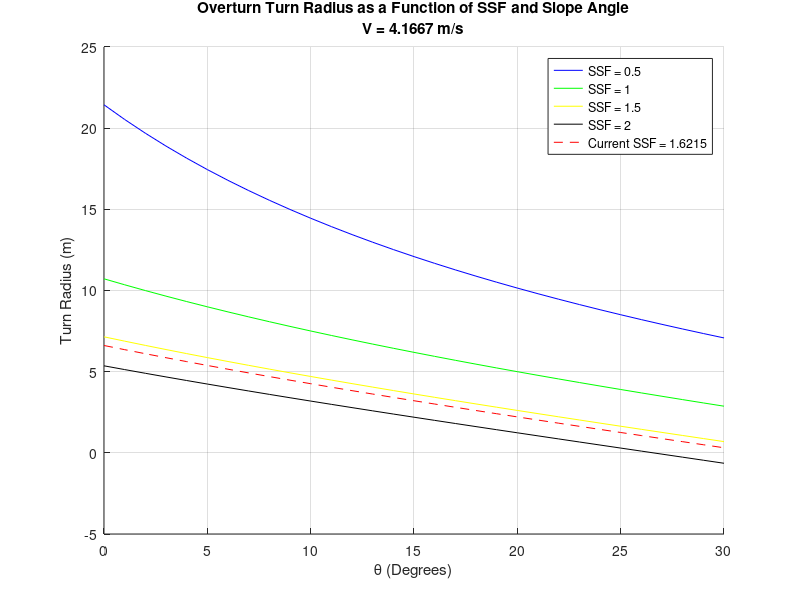
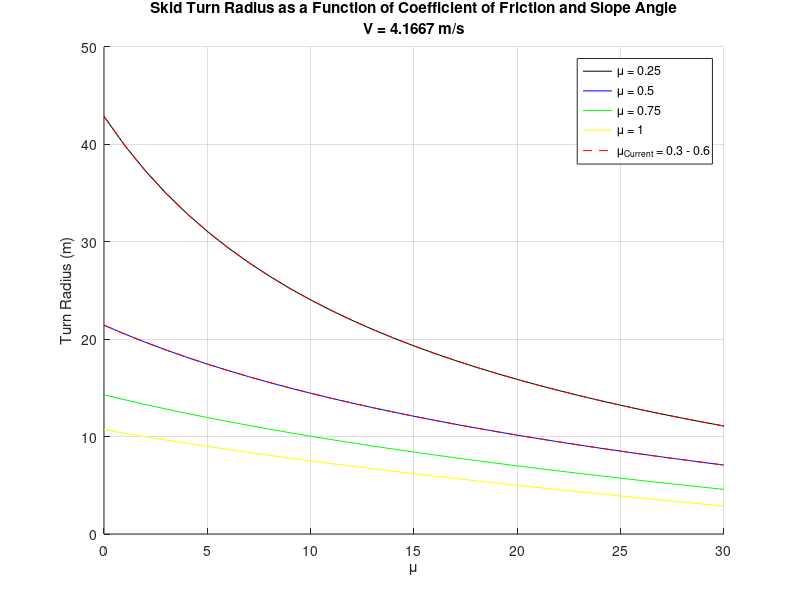

MATLAB code to generate these figures, in order:
%Overturning vs Skidding
%By: Braden Rothwell
clear; close all;


SSF = [0.5:0.5:2]; %static stability factor (d/2h)
theta = [0:1:30]; %degrees
mu = [0.25:0.25:1];

v = 4.16667; %m/s
g = 1.62; %m/s^2

SSFcurrent = 2/(2*0.616727)
mucurrent = [0.3,0.6]


%Banked Overturning

for i=1:length(SSF)
    for j=1:length(theta)
          r1(i,j) = (((v^2)/g)*((1-(SSF(i)*tand(theta(j))))/(tand(theta(j))+SSF(i))));
          r1current(j) = ((v^2)/g)*(((1/SSFcurrent)-tand(theta(j)))/(((1/SSFcurrent)*tand(theta(j)))+1));
    end
end

%Skidding
for i=1:length(mu)
    for j = 1:length(theta)
        r2(i,j) = ((v^2)/g)*((1-(mu(i)*tand(theta(j))))/(mu(i)+tand(theta(j))));
    end
end
for i=1:length(mucurrent)
    for j = 1:length(theta)
        r2current(i,j) = ((v^2)/g)*((1-(mu(i)*tand(theta(j))))/(mu(i)+tand(theta(j))));
    end
end

figure(1);
hold on;
plot(theta,r1(1,:),'b');
plot(theta,r1(2,:),'g');
plot(theta,r1(3,:),'y');
plot(theta,r1(4,:),'k');
plot(theta,r1current,'r--');
legend(['SSF = ' num2str(SSF(1))],['SSF = ' num2str(SSF(2))],...
    ['SSF = ' num2str(SSF(3))],['SSF = ' num2str(SSF(4))],...
    ['Current SSF = ' num2str(SSFcurrent)]);
title({['Overturn Turn Radius as a Function of SSF and Slope Angle'];...
    ['V = ' num2str(v) ' m/s']});
xlabel('\theta (Degrees)');
ylabel('Turn Radius (m)');
grid on;
hold off;

figure(2);
hold on;
plot(theta,r2(1,:),'k');
plot(theta,r2(2,:),'b');
plot(theta,r2(3,:),'g');
plot(theta,r2(4,:),'y');
plot(theta,r2current(1,:),'r--');
plot(theta,r2current(2,:),'r--');
legend(['\mu = ' num2str(mu(1))],['\mu = ' num2str(mu(2))],...
    ['\mu = ' num2str(mu(3))],['\mu = ' num2str(mu(4))],...
    ['\mu_C_u_r_r_e_n_t = ' num2str(mucurrent(1)) ' - ' num2str(mucurrent(2))]);
title({['Skid Turn Radius as a Function of Coefficient of Friction and Slope Angle'];...
    ['V = ' num2str(v) ' m/s']});
xlabel('\mu');
ylabel('Turn Radius (m)');
grid on;
hold off;
